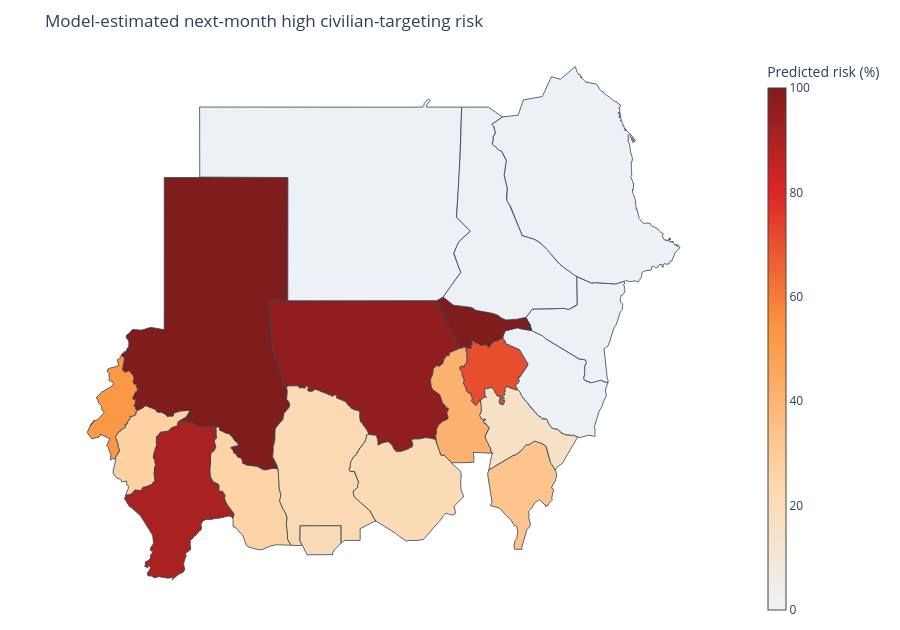

Write notebook code for a chart like this one.
### Markdown cell above
## 4. Latest available risk map

The current raw export ends in April 2025. The risk map therefore estimates next-month risk after the latest month in the available data, not a 2026 forecast.

### Code cell
geojson = download_sudan_admin1_geojson()
latest = ml["latest_predictions"].copy()
latest["geo_admin1"] = latest["admin1"].map(admin_to_geo_name)

display(latest[[
    "admin1", "year_month", "events", "fatalities", "civilian_targeting_events",
    "predicted_high_risk_probability", "predicted_high_risk"
]].head(12))

fig = ml_risk_map(latest, geojson)
fig.show()

### Figure 1 — Plotly figure (JSON) as saved in the notebook; plotly's stock layout.template omitted (floating-point values rounded to 4 significant figures; data arrays with more than 128 entries replaced by an {"elided": "..."} marker saying what was removed)
{"data": [{"customdata": [[20.4, 5, 2, 1], [20.4, 5, 2, 1], [20.4, 5, 2, 1], [20.4, 5, 2, 1], [20.4, 5, 2, 1], [20.4, 5, 2, 1], [20.4, 5, 2, 1], [20.4, 5, 2, 1], [20.4, 5, 2, 1], [20.4, 5, 2, 1], [20.4, 5, 2, 1], [20.4, 5, 2, 1], [20.4, 5, 2, 1], [20.4, 5, 2, 1], [20.4, 5, 2, 1], [20.4, 5, 2, 1], [20.4, 5, 2, 1], [20.4, 5, 2, 1], [20.4, 5, 2, 1], [20.4, 5, 2, 1], [20.4, 5, 2, 1], [20.4, 5, 2, 1], [20.4, 5, 2, 1], [20.4, 5, 2, 1], [20.4, 5, 2, 1], [20.4, 5, 2, 1], [20.4, 5, 2, 1], [20.4, 5, 2, 1]], "fill": "toself", "fillcolor": "#fadbb8", "hovertemplate": "<b>%{text}</b><br>Predicted high-risk probability: %{customdata[0]}%<br>Current-month events: %{customdata[1]:,}<br>Current civilian-targeting events: %{customdata[2]:,}<br>Current fatalities: %{customdata[3]:,}<extra></extra>", "line": {"color": "#334155", "width": 0.8}, "mode": "lines", "name": "Abyei", "showlegend": false, "text": ["Abyei", "Abyei", "Abyei", "Abyei", "Abyei", "Abyei", "Abyei", "Abyei", "Abyei", "Abyei", "Abyei", "Abyei", "Abyei", "Abyei", "Abyei", "Abyei", "Abyei", "Abyei", "Abyei", "Abyei", "Abyei", "Abyei", "Abyei", "Abyei", "Abyei", "Abyei", "Abyei", "Abyei"], "type": "scatter", "visible": true, "x": [27.9, 27.92, 28.04, 28.36, 28.77, 28.76, 28.79, 28.79, 28.79, 28.8, 28.8, 28.8, 28.81, 28.81, 28.82, 28.82, 28.84, 28.89, 28.98, 28.99, 29.0, 29.0, 28.36, 27.84, 27.83, 27.84, 27.83, 27.9], "y": [9.611, 9.589, 9.343, 9.347, 9.348, 9.403, 9.436, 9.444, 9.447, 9.465, 9.472, 9.476, 9.488, 9.491, 9.499, 9.5, 9.512, 9.567, 9.641, 9.651, 9.671, 10.17, 10.17, 10.17, 9.799, 9.785, 9.737, 9.611]}, {"customdata": {"elided": "310x4 float values"}, "fill": "toself", "fillcolor": "#e74e2e", "hovertemplate": "<b>%{text}</b><br>Predicted high-risk probability: %{customdata[0]}%<br>Current-month events: %{customdata[1]:,}<br>Current civilian-targeting events: %{customdata[2]:,}<br>Current fatalities: %{customdata[3]:,}<extra></extra>", "line": {"color": "#334155", "width": 0.8}, "mode": "lines", "name": "Al Jazirah", "showlegend": false, "text": {"elided": "310 str values"}, "type": "scatter", "visible": true, "x": {"elided": "310 float values"}, "y": {"elided": "310 float values"}}, {"customdata": {"elided": "225x4 float values"}, "fill": "toself", "fillcolor": "#fdc58e", "hovertemplate": "<b>%{text}</b><br>Predicted high-risk probability: %{customdata[0]}%<br>Current-month events: %{customdata[1]:,}<br>Current civilian-targeting events: %{customdata[2]:,}<br>Current fatalities: %{customdata[3]:,}<extra></extra>", "line": {"color": "#334155", "width": 0.8}, "mode": "lines", "name": "Blue Nile", "showlegend": false, "text": {"elided": "225 str values"}, "type": "scatter", "visible": true, "x": {"elided": "225 float values"}, "y": {"elided": "225 float values"}}, {"customdata": {"elided": "244x4 float values"}, "fill": "toself", "fillcolor": "#fdd1a1", "hovertemplate": "<b>%{text}</b><br>Predicted high-risk probability: %{customdata[0]}%<br>Current-month events: %{customdata[1]:,}<br>Current civilian-targeting events: %{customdata[2]:,}<br>Current fatalities: %{customdata[3]:,}<extra></extra>", "line": {"color": "#334155", "width": 0.8}, "mode": "lines", "name": "Central Darfur", "showlegend": false, "text": {"elided": "244 str values"}, "type": "scatter", "visible": true, "x": {"elided": "244 float values"}, "y": {"elided": "244 float values"}}, {"customdata": {"elided": "183x4 int values"}, "fill": "toself", "fillcolor": "#fdd4a6", "hovertemplate": "<b>%{text}</b><br>Predicted high-risk probability: %{customdata[0]}%<br>Current-month events: %{customdata[1]:,}<br>Current civilian-targeting events: %{customdata[2]:,}<br>Current fatalities: %{customdata[3]:,}<extra></extra>", "line": {"color": "#334155", "width": 0.8}, "mode": "lines", "name": "East Darfur", "showlegend": false, "text": {"elided": "183 str values"}, "type": "scatter", "visible": true, "x": {"elided": "183 float values"}, "y": {"elided": "183 float values"}}, {"customdata": {"elided": "329x4 float values"}, "fill": "toself", "fillcolor": "#edf1f5", "hovertemplate": "<b>%{text}</b><br>Predicted high-risk probability: %{customdata[0]}%<br>Current-month events: %{customdata[1]:,}<br>Current civilian-targeting events: %{customdata[2]:,}<br>Current fatalities: %{customdata[3]:,}<extra></extra>", "line": {"color": "#334155", "width": 0.8}, "mode": "lines", "name": "Gedaref", "showlegend": false, "text": {"elided": "329 str values"}, "type": "scatter", "visible": true, "x": {"elided": "329 float values"}, "y": {"elided": "329 float values"}}, {"customdata": {"elided": "179x4 float values"}, "fill": "toself", "fillcolor": "#edf1f5", "hovertemplate": "<b>%{text}</b><br>Predicted high-risk probability: %{customdata[0]}%<br>Current-month events: %{customdata[1]:,}<br>Current civilian-targeting events: %{customdata[2]:,}<br>Current fatalities: %{customdata[3]:,}<extra></extra>", "line": {"color": "#334155", "width": 0.8}, "mode": "lines", "name": "Kassala", "showlegend": false, "text": {"elided": "179 str values"}, "type": "scatter", "visible": true, "x": {"elided": "179 float values"}, "y": {"elided": "179 float values"}}, {"customdata": {"elided": "111x4 int values"}, "fill": "toself", "fillcolor": "#7f1d1d", "hovertemplate": "<b>%{text}</b><br>Predicted high-risk probability: %{customdata[0]}%<br>Current-month events: %{customdata[1]:,}<br>Current civilian-targeting events: %{customdata[2]:,}<br>Current fatalities: %{customdata[3]:,}<extra></extra>", "line": {"color": "#334155", "width": 0.8}, "mode": "lines", "name": "Khartoum", "showlegend": false, "text": ["Khartoum", "Khartoum", "Khartoum", "Khartoum", "Khartoum", "Khartoum", "Khartoum", "Khartoum", "Khartoum", "Khartoum", "Khartoum", "Khartoum", "Khartoum", "Khartoum", "Khartoum", "Khartoum", "Khartoum", "Khartoum", "Khartoum", "Khartoum", "Khartoum", "Khartoum", "Khartoum", "Khartoum", "Khartoum", "Khartoum", "Khartoum", "Khartoum", "Khartoum", "Khartoum", "Khartoum", "Khartoum", "Khartoum", "Khartoum", "Khartoum", "Khartoum", "Khartoum", "Khartoum", "Khartoum", "Khartoum", "Khartoum", "Khartoum", "Khartoum", "Khartoum", "Khartoum", "Khartoum", "Khartoum", "Khartoum", "Khartoum", "Khartoum", "Khartoum", "Khartoum", "Khartoum", "Khartoum", "Khartoum", "Khartoum", "Khartoum", "Khartoum", "Khartoum", "Khartoum", "Khartoum", "Khartoum", "Khartoum", "Khartoum", "Khartoum", "Khartoum", "Khartoum", "Khartoum", "Khartoum", "Khartoum", "Khartoum", "Khartoum", "Khartoum", "Khartoum", "Khartoum", "Khartoum", "Khartoum", "Khartoum", "Khartoum", "Khartoum", "Khartoum", "Khartoum", "Khartoum", "Khartoum", "Khartoum", "Khartoum", "Khartoum", "Khartoum", "Khartoum", "Khartoum", "Khartoum", "Khartoum", "Khartoum", "Khartoum", "Khartoum", "Khartoum", "Khartoum", "Khartoum", "Khartoum", "Khartoum", "Khartoum", "Khartoum", "Khartoum", "Khartoum", "Khartoum", "Khartoum", "Khartoum", "Khartoum", "Khartoum", "Khartoum", "Khartoum"], "type": "scatter", "visible": true, "x": [33.57, 33.57, 33.58, 33.58, 33.6, 33.61, 33.62, 33.62, 33.62, 33.63, 33.66, 33.67, 33.68, 33.7, 33.71, 33.73, 33.76, 33.8, 33.8, 33.99, 34.08, 34.38, 34.34, 34.23, 34.22, 33.97, 33.67, 33.53, 33.44, 33.28, 33.28, 32.81, 32.69, 32.54, 32.49, 32.26, 32.18, 32.17, 31.89, 31.7, 31.82, 31.98, 31.99, 32.01, 32.1, 32.22, 32.23, 32.36, 32.44, 32.43, 32.44, 32.44, 32.44, 32.44, 32.45, 32.47, 32.48, 32.54, 32.54, 32.58, 32.62, 32.63, 32.67, 32.67, 32.66, 32.66, 32.67, 32.66, 32.71, 32.68, 32.71, 32.71, 32.72, 32.75, 32.75, 32.76, 32.77, 32.78, 32.78, 32.78, 32.79, 32.8, 32.85, 32.87, 32.88, 32.9, 32.91, 32.93, 32.94, 32.95, 32.96, 33.02, 33.04, 33.07, 33.11, 33.15, 33.17, 33.18, 33.2, 33.21, 33.21, 33.22, 33.21, 33.27, 33.31, 33.37, 33.38, 33.42, 33.49, 33.53, 33.57], "y": [15.46, 15.5, 15.54, 15.55, 15.58, 15.61, 15.63, 15.65, 15.65, 15.66, 15.68, 15.69, 15.69, 15.69, 15.69, 15.7, 15.71, 15.72, 15.71, 15.76, 15.73, 15.68, 15.85, 16.03, 16.05, 16.0, 15.98, 16.04, 16.11, 16.17, 16.17, 16.25, 16.33, 16.36, 16.36, 16.39, 16.4, 16.4, 16.63, 16.53, 16.25, 15.9, 15.87, 15.84, 15.72, 15.44, 15.44, 15.19, 15.18, 15.19, 15.2, 15.2, 15.21, 15.22, 15.23, 15.22, 15.23, 15.19, 15.2, 15.19, 15.19, 15.18, 15.19, 15.23, 15.23, 15.24, 15.24, 15.28, 15.29, 15.38, 15.39, 15.41, 15.41, 15.41, 15.4, 15.39, 15.38, 15.38, 15.37, 15.36, 15.35, 15.35, 15.33, 15.32, 15.32, 15.31, 15.29, 15.27, 15.27, 15.26, 15.27, 15.28, 15.28, 15.29, 15.28, 15.23, 15.21, 15.22, 15.22, 15.22, 15.23, 15.28, 15.29, 15.32, 15.39, 15.38, 15.38, 15.4, 15.44, 15.47, 15.46]}, {"customdata": {"elided": "390x4 float values"}, "fill": "toself", "fillcolor": "#7f1d1d", "hovertemplate": "<b>%{text}</b><br>Predicted high-risk probability: %{customdata[0]}%<br>Current-month events: %{customdata[1]:,}<br>Current civilian-targeting events: %{customdata[2]:,}<br>Current fatalities: %{customdata[3]:,}<extra></extra>", "line": {"color": "#334155", "width": 0.8}, "mode": "lines", "name": "North Darfur", "showlegend": false, "text": {"elided": "390 str values"}, "type": "scatter", "visible": true, "x": {"elided": "390 float values"}, "y": {"elided": "390 float values"}}, {"customdata": {"elided": "298x4 float values"}, "fill": "toself", "fillcolor": "#901e1e", "hovertemplate": "<b>%{text}</b><br>Predicted high-risk probability: %{customdata[0]}%<br>Current-month events: %{customdata[1]:,}<br>Current civilian-targeting events: %{customdata[2]:,}<br>Current fatalities: %{customdata[3]:,}<extra></extra>", "line": {"color": "#334155", "width": 0.8}, "mode": "lines", "name": "North Kordofan", "showlegend": false, "text": {"elided": "298 str values"}, "type": "scatter", "visible": true, "x": {"elided": "298 float values"}, "y": {"elided": "298 float values"}}, {"customdata": {"elided": "75x4 float values"}, "fill": "toself", "fillcolor": "#edf1f5", "hovertemplate": "<b>%{text}</b><br>Predicted high-risk probability: %{customdata[0]}%<br>Current-month events: %{customdata[1]:,}<br>Current civilian-targeting events: %{customdata[2]:,}<br>Current fatalities: %{customdata[3]:,}<extra></extra>", "line": {"color": "#334155", "width": 0.8}, "mode": "lines", "name": "Northern", "showlegend": false, "text": ["Northern", "Northern", "Northern", "Northern", "Northern", "Northern", "Northern", "Northern", "Northern", "Northern", "Northern", "Northern", "Northern", "Northern", "Northern", "Northern", "Northern", "Northern", "Northern", "Northern", "Northern", "Northern", "Northern", "Northern", "Northern", "Northern", "Northern", "Northern", "Northern", "Northern", "Northern", "Northern", "Northern", "Northern", "Northern", "Northern", "Northern", "Northern", "Northern", "Northern", "Northern", "Northern", "Northern", "Northern", "Northern", "Northern", "Northern", "Northern", "Northern", "Northern", "Northern", "Northern", "Northern", "Northern", "Northern", "Northern", "Northern", "Northern", "Northern", "Northern", "Northern", "Northern", "Northern", "Northern", "Northern", "Northern", "Northern", "Northern", "Northern", "Northern", "Northern", "Northern", "Northern", "Northern", "Northern"], "type": "scatter", "visible": true, "x": [31.89, 32.03, 32.38, 32.31, 32.2, 32.18, 32.27, 32.26, 32.34, 32.48, 32.55, 32.65, 32.65, 32.26, 32.28, 32.31, 32.32, 32.32, 32.33, 32.35, 32.37, 32.39, 32.4, 32.41, 31.76, 31.41, 31.41, 31.43, 31.46, 31.49, 31.52, 31.49, 31.49, 31.47, 31.42, 31.38, 31.35, 31.34, 31.32, 31.31, 30.9, 30.48, 30.08, 29.68, 29.27, 28.88, 28.47, 28.07, 27.67, 27.26, 26.86, 26.45, 26.04, 25.64, 25.0, 25.0, 25.0, 25.0, 25.0, 25.0, 25.0, 27.5, 27.5, 27.49, 27.49, 28.25, 28.64, 29.34, 29.58, 30.08, 30.4, 30.92, 31.33, 31.7, 31.89], "y": [16.63, 16.84, 17.33, 17.53, 17.85, 17.85, 18.06, 18.06, 18.2, 18.34, 18.39, 18.49, 18.5, 18.89, 19.16, 19.61, 19.63, 19.68, 19.89, 20.42, 20.88, 21.31, 21.92, 22.0, 22.0, 22.0, 22.03, 22.08, 22.12, 22.15, 22.19, 22.2, 22.22, 22.23, 22.18, 22.14, 22.1, 22.06, 22.0, 22.0, 22.0, 22.0, 22.0, 22.0, 22.0, 22.0, 22.0, 22.0, 22.0, 22.0, 22.0, 22.0, 22.0, 22.0, 22.0, 21.75, 21.48, 21.2, 20.93, 20.66, 20.02, 20.01, 19.72, 18.72, 16.53, 16.53, 16.52, 16.52, 16.52, 16.52, 16.52, 16.52, 16.52, 16.53, 16.63]}, {"customdata": {"elided": "1672x4 float values"}, "fill": "toself", "fillcolor": "#edf1f6", "hovertemplate": "<b>%{text}</b><br>Predicted high-risk probability: %{customdata[0]}%<br>Current-month events: %{customdata[1]:,}<br>Current civilian-targeting events: %{customdata[2]:,}<br>Current fatalities: %{customdata[3]:,}<extra></extra>", "line": {"color": "#334155", "width": 0.8}, "mode": "lines", "name": "Red Sea", "showlegend": false, "text": {"elided": "1672 str values"}, "type": "scatter", "visible": true, "x": {"elided": "1672 float values"}, "y": {"elided": "1672 float values"}}, {"customdata": {"elided": "138x4 float values"}, "fill": "toself", "fillcolor": "#edf1f5", "hovertemplate": "<b>%{text}</b><br>Predicted high-risk probability: %{customdata[0]}%<br>Current-month events: %{customdata[1]:,}<br>Current civilian-targeting events: %{customdata[2]:,}<br>Current fatalities: %{customdata[3]:,}<extra></extra>", "line": {"color": "#334155", "width": 0.8}, "mode": "lines", "name": "River Nile", "showlegend": false, "text": {"elided": "138 str values"}, "type": "scatter", "visible": true, "x": {"elided": "138 float values"}, "y": {"elided": "138 float values"}}, {"customdata": {"elided": "368x4 float values"}, "fill": "toself", "fillcolor": "#f7e1c6", "hovertemplate": "<b>%{text}</b><br>Predicted high-risk probability: %{customdata[0]}%<br>Current-month events: %{customdata[1]:,}<br>Current civilian-targeting events: %{customdata[2]:,}<br>Current fatalities: %{customdata[3]:,}<extra></extra>", "line": {"color": "#334155", "width": 0.8}, "mode": "lines", "name": "Sennar", "showlegend": false, "text": {"elided": "368 str values"}, "type": "scatter", "visible": true, "x": {"elided": "368 float values"}, "y": {"elided": "368 float values"}}, {"customdata": {"elided": "698x4 float values"}, "fill": "toself", "fillcolor": "#a92121", "hovertemplate": "<b>%{text}</b><br>Predicted high-risk probability: %{customdata[0]}%<br>Current-month events: %{customdata[1]:,}<br>Current civilian-targeting events: %{customdata[2]:,}<br>Current fatalities: %{customdata[3]:,}<extra></extra>", "line": {"color": "#334155", "width": 0.8}, "mode": "lines", "name": "South Darfur", "showlegend": false, "text": {"elided": "698 str values"}, "type": "scatter", "visible": true, "x": {"elided": "698 float values"}, "y": {"elided": "698 float values"}}, {"customdata": {"elided": "296x4 float values"}, "fill": "toself", "fillcolor": "#fbdbb6", "hovertemplate": "<b>%{text}</b><br>Predicted high-risk probability: %{customdata[0]}%<br>Current-month events: %{customdata[1]:,}<br>Current civilian-targeting events: %{customdata[2]:,}<br>Current fatalities: %{customdata[3]:,}<extra></extra>", "line": {"color": "#334155", "width": 0.8}, "mode": "lines", "name": "South Kordofan", "showlegend": false, "text": {"elided": "296 str values"}, "type": "scatter", "visible": true, "x": {"elided": "296 float values"}, "y": {"elided": "296 float values"}}, {"customdata": {"elided": "444x4 float values"}, "fill": "toself", "fillcolor": "#fb9846", "hovertemplate": "<b>%{text}</b><br>Predicted high-risk probability: %{customdata[0]}%<br>Current-month events: %{customdata[1]:,}<br>Current civilian-targeting events: %{customdata[2]:,}<br>Current fatalities: %{customdata[3]:,}<extra></extra>", "line": {"color": "#334155", "width": 0.8}, "mode": "lines", "name": "West Darfur", "showlegend": false, "text": {"elided": "444 str values"}, "type": "scatter", "visible": true, "x": {"elided": "444 float values"}, "y": {"elided": "444 float values"}}, {"customdata": {"elided": "284x4 float values"}, "fill": "toself", "fillcolor": "#fbdab3", "hovertemplate": "<b>%{text}</b><br>Predicted high-risk probability: %{customdata[0]}%<br>Current-month events: %{customdata[1]:,}<br>Current civilian-targeting events: %{customdata[2]:,}<br>Current fatalities: %{customdata[3]:,}<extra></extra>", "line": {"color": "#334155", "width": 0.8}, "mode": "lines", "name": "West Kordofan", "showlegend": false, "text": {"elided": "284 str values"}, "type": "scatter", "visible": true, "x": {"elided": "284 float values"}, "y": {"elided": "284 float values"}}, {"customdata": {"elided": "260x4 float values"}, "fill": "toself", "fillcolor": "#fcb16e", "hovertemplate": "<b>%{text}</b><br>Predicted high-risk probability: %{customdata[0]}%<br>Current-month events: %{customdata[1]:,}<br>Current civilian-targeting events: %{customdata[2]:,}<br>Current fatalities: %{customdata[3]:,}<extra></extra>", "line": {"color": "#334155", "width": 0.8}, "mode": "lines", "name": "White Nile", "showlegend": false, "text": {"elided": "260 str values"}, "type": "scatter", "visible": true, "x": {"elided": "260 float values"}, "y": {"elided": "260 float values"}}, {"hoverinfo": "skip", "marker": {"cmax": 100, "cmin": 0, "color": [100.0, 99.87, 96.23, 90.92, 70.7, 52.16, 41.25, 32.55, 27.28, 25.95, 21.81, 20.81, 20.38, 15.73, 0.5161, 0.4575, 0.3889, 0.354, 0.1886], "colorbar": {"thickness": 18, "title": {"text": "Predicted risk (%)"}}, "colorscale": [[0, "#edf2f7"], [0.25, "#fed7aa"], [0.55, "#fb923c"], [0.8, "#dc2626"], [1, "#7f1d1d"]], "opacity": 0, "size": 0.1}, "mode": "markers", "showlegend": false, "type": "scatter", "visible": true, "x": [33.01, 24.6, 30.07, 24.46, 33.14, 22.48, 32.43, 34.33, 23.43, 26.14, 28.73, 30.55, 28.54, 34.08, 33.62, 36.31, 35.11, 30.16, 37.08], "y": [15.54, 14.01, 13.61, 10.28, 14.32, 13.28, 13.71, 11.01, 12.61, 11.43, 12.27, 11.63, 9.601, 13.2, 18.98, 15.67, 13.79, 20.07, 20.15]}], "layout": {"height": 630, "margin": {"b": 10, "l": 10, "r": 10, "t": 54}, "paper_bgcolor": "#ffffff", "plot_bgcolor": "#ffffff", "title": {"text": "Model-estimated next-month high civilian-targeting risk"}, "xaxis": {"constrain": "domain", "range": [21, 39], "visible": false}, "yaxis": {"range": [7.5, 23.5], "scaleanchor": "x", "scaleratio": 1, "visible": false}}}
